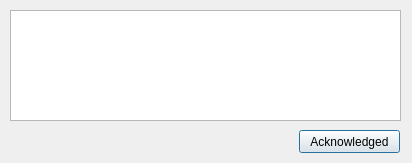
<?xml version="1.0" encoding="UTF-8"?>
<ui version="4.0">
 <class>MessageBox</class>
 <widget class="QDialog" name="MessageBox">
  <property name="geometry">
   <rect>
    <x>0</x>
    <y>0</y>
    <width>412</width>
    <height>163</height>
   </rect>
  </property>
  <property name="maximumSize">
   <size>
    <width>412</width>
    <height>200</height>
   </size>
  </property>
  <property name="windowTitle">
   <string>Message !</string>
  </property>
  <property name="windowIcon">
   <iconset resource="../../icons/icons.qrc">
    <normaloff>:/icons/term.ico</normaloff>:/icons/term.ico</iconset>
  </property>
  <widget class="QTextBrowser" name="textBrowser">
   <property name="geometry">
    <rect>
     <x>10</x>
     <y>10</y>
     <width>391</width>
     <height>111</height>
    </rect>
   </property>
  </widget>
  <widget class="QPushButton" name="pushButton">
   <property name="geometry">
    <rect>
     <x>299</x>
     <y>130</y>
     <width>101</width>
     <height>23</height>
    </rect>
   </property>
   <property name="text">
    <string>Acknowledged</string>
   </property>
  </widget>
 </widget>
 <resources>
  <include location="../../icons/icons.qrc"/>
 </resources>
 <connections/>
</ui>
